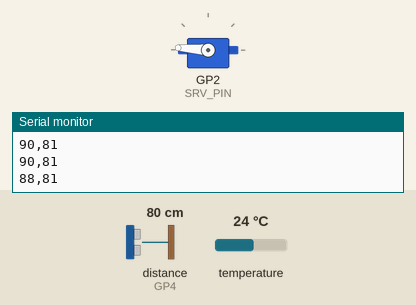
This sketch was run on a simulated Raspberry Pi Pico. Parts: servo, the last lines printed to the serial monitor. The inputs (shaded band) are chosen by the test bench; at power-on: distance to the obstacle (sensor on GP4) 80 cm, temperature 24 °C. The echo pulse lasts 58.3 µs per cm.

Above: at 2.2 s.
2.3 s: distance to the obstacle (sensor on GP4) set to 2 cm
At 4.2 s:
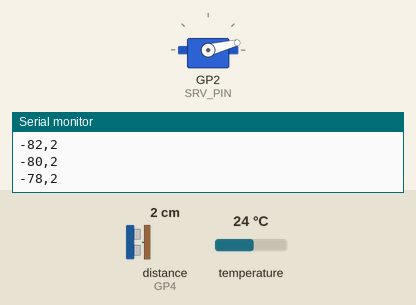
5.3 s: distance to the obstacle (sensor on GP4) set to 4 cm
At 5.47 s:
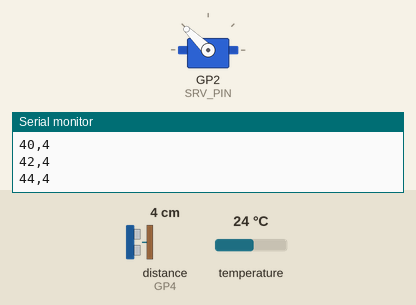
8.3 s: distance to the obstacle (sensor on GP4) set to 18 cm
At 8.64 s:
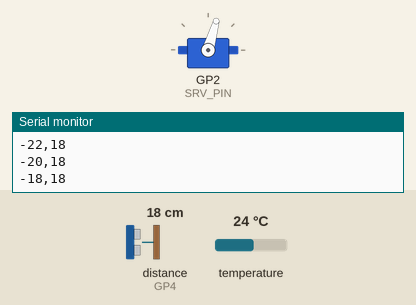
Timing chart, 0 to 20.3 s (numbered marks = the images above; inputs shaded):
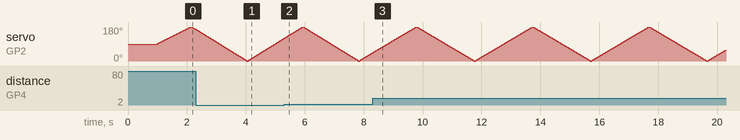

The sketch:

SuperSonicMapping.ino
```cpp
// 超音波距離センサーでマッピング
//
//   超音波距離センサーモジュール : HC-SR04
//
//       Pin4 GP2        -> サーボ
//       Pin6 GP4        -> Echo
//       Pin7 GP5        -> Trig

#include <Servo.h>		// サーボライブラリ

#define SRV_PIN 2
#define SS_ECHO_PIN 4
#define SS_TRIG_PIN 5
#define SRV_CENTER 90

Servo servo;
int sign = 2;
int dir = 0;

double sound_speed;

void setup() {
  pinMode(SS_ECHO_PIN, INPUT );
  pinMode(SS_TRIG_PIN, OUTPUT );
  digitalWrite(SS_TRIG_PIN, LOW);

  servo.attach(SRV_PIN, 544, 2400);
  servo.write(SRV_CENTER);

  Serial.begin(115200);

  double temperature = analogReadTemp() + 6;
  sound_speed = 331.5 + 0.6 * temperature;

  delay(1000);  // 1秒待つ
}

// 距離(m)を計測
// 計測できなかった時は-1
double measure_distance() {
  digitalWrite(SS_TRIG_PIN, HIGH);
  delayMicroseconds(10);
  digitalWrite(SS_TRIG_PIN, LOW);
  double duration = pulseIn(SS_ECHO_PIN, HIGH); // 往復にかかった時間(マイクロ秒)

	double distance = -1;
  if (duration > 0) {
    distance = (duration / 2) * sound_speed / 1000000;
  }

  return distance;
}

void loop() {
  dir += sign;
  if (dir >  90) { dir =  90; sign = -sign; }
  if (dir < -90) { dir = -90; sign = -sign; }

  servo.write(SRV_CENTER + dir);
  delay(20);

  double distance = measure_distance();
  if (distance == -1) return;
  distance *= 100;

  Serial.print(dir);
  Serial.print(",");
  Serial.println((int)distance);
}
```
